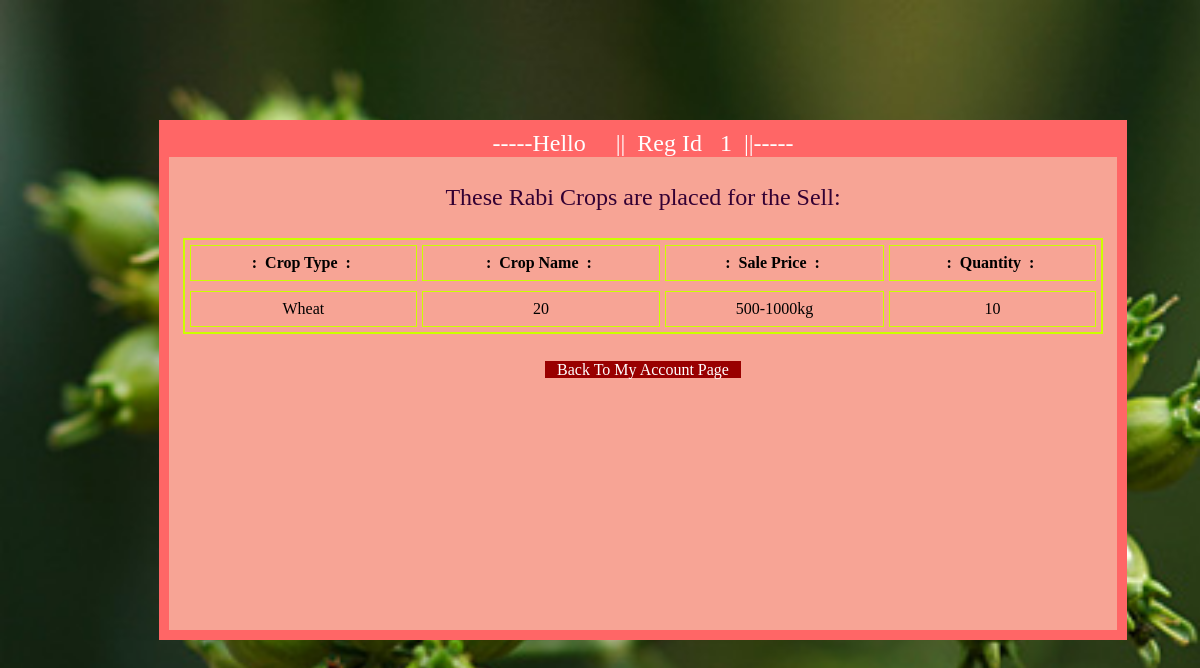
Screenshot of /auctions/rabi.php?reg=1 with the database file from the repository.
### tables this page shows
CREATE TABLE IF NOT EXISTS `rabi` (
  `sl_no` int(100) NOT NULL AUTO_INCREMENT,
  `reg_id` int(100) NOT NULL,
  `aadhar_no` varchar(20) NOT NULL,
  `crop_typ` varchar(20) NOT NULL,
  `crop_nm` varchar(30) NOT NULL,
  `quantity` int(100) NOT NULL,
  `sale_price` int(100) NOT NULL,
  `discount` int(100) NOT NULL,
  PRIMARY KEY (`sl_no`)
);

### auctions/rabi.php (the view, shortened to what this page needs)
<html>
	<head>
    </head>
    <body>
    	<div class="mid">
		<?php
				$reg=$_REQUEST['reg'];
				$fnm=$_REQUEST['nam'];
			echo "<div class=dv>-----Hello &nbsp;&nbsp;".$fnm."&nbsp;&nbsp;||&nbsp;&nbsp;Reg Id &nbsp;&nbsp;".$reg. "&nbsp;&nbsp;||-----</div><br>";
				echo "<center>These Rabi Crops are placed for the Sell:";
				?></center>
        <br>
        <center>
        <table width="920" border="2" class="t1" cellpadding="8" cellspacing="5" bordercolor="#CF0">  <tr>
        		<th>&nbsp;: &nbsp;Crop Type &nbsp;: &nbsp;</th>
                <th>&nbsp;: &nbsp;Crop Name &nbsp;: &nbsp;</th>
                <th>&nbsp;: &nbsp;Sale Price &nbsp;: &nbsp;</th>
                <th>&nbsp;: &nbsp;Quantity &nbsp;: &nbsp;</th>
          <tr>
          <?php
			$q="select * from rabi where reg_id=$reg";
			$smt=mysql_query($q);
			while($result=mysql_fetch_assoc($smt))
			{
			?>
				<tr align="center">
                 <td><?php echo $result['crop_nm'];?></td>
                <td><?php echo $result['sale_price'];?></td>
                <td><?php if($result['quantity']==1)
					 		{ echo "1-500kg";}
					 		else if($result['quantity']==2)
							{ echo "500-1000kg";}
							else if($result['quantity']==3)
							{ echo "1000-1500kg";}
					 ?></td>
                <td><?php echo $result['discount'];?></td></tr>
           <?php }?>
            </table>
           </center>
             <br>
             <center>
             <a href="auction.php"><span class="btn">&nbsp;&nbsp; Back To My Account Page &nbsp;&nbsp; </span></a>
              </center>
        </div>
    </body>
</html>

### auctions/rabi.php (style rules this page uses)
body { background:url(../images/masala1.jpg); background-size:cover; }
.dv { background:#F66; color:#FFF; text-align:center; }
.mid { position:absolute; top:120px; height:500px; bottom:259px; left:159px; width:948px; right:0px; color:#303; font-size:24px; background:#F7A495; border-width:10px; border-color:#F66; border-style:solid; }
.t1 { color:#000 font-size:18px; font-family:"Palatino Linotype", "Book Antiqua", Palatino, serif; }
.btn { background:#900; text-decoration:none; color:#FFF; font-size:16px; font-family:"Palatino Linotype", "Book Antiqua", Palatino, serif; }
a { text-decoration:none; }

### rows the page displays
rabi: crop_nm "Wheat", sale_price "20", quantity "500-1000kg", discount "10"

### other values shown
$reg "1"
